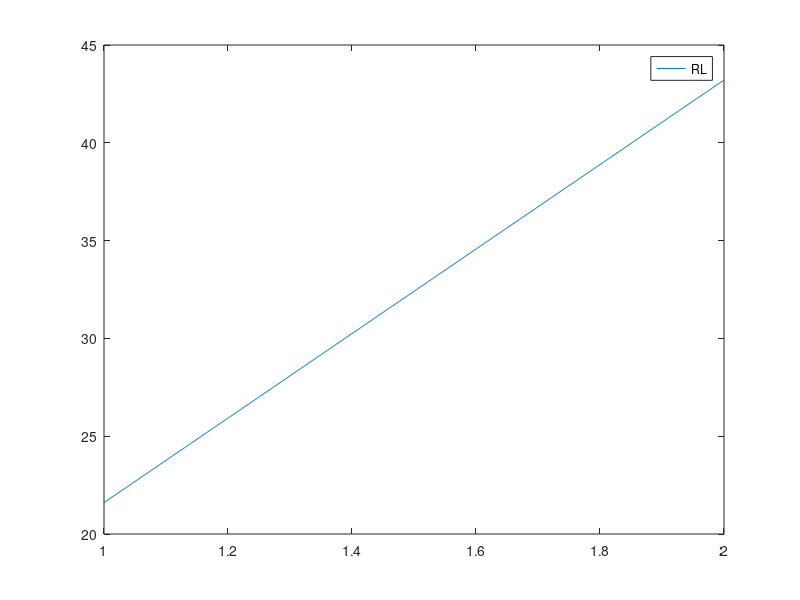

This figure's MATLAB source: (Note: this script raises an error after producing the figure.)
%%
% Look at engineering an ideal cell without restriction to existing parts
% This version is proposing an interleaved spot pattern in the ICOS cell
% sropt_e: Trying r1 > sqrt(srL/sin(phi))
mnc = 'sropt_e';
W = .4; % 4 mm beam diameter
C = 3000; % 30 m coherence length
L = 50; % 50 cm cell length
r_d = 0.08; % detector radius 1 mm, reduced for optimal fill
th_d = 14.9; % detector acceptance angle 15 degrees
sr = r_d*tand(th_d);
m = ceil(C/(4*L)-1/2);
phi = 2*pi/(2*m+1);
scales = 1:0.001:2;
z = zeros(length(scales),1);
Res = ...
  struct('r1',z,'r2',z,'R1',z,'R2',z,'RR1',z,'RL',z,'D1',z,'Rr1',z);
%
for i = 1:length(scales)
  scale = scales(i);
  r1 = sqrt(sr*L/sin(phi))*scale; % actually r1 > sqrt(...)
  w1 = r1*sin(phi);
  s1 = sr/r1;
  w2 = s1*L;
  D1 = (r1+W)*2/2.54; % Diameter in inches
  h1 = sqrt(r1^2-w1^2);
  %%
  Rs2 = s1;
  Rw1 = W*.5;
  RL = Rw1/Rs2;
  %%
  w2 = s1*L;
  r2 = r1*w2/w1;
  h2 = h1*r2/r1;
  R1 = L*r1/(r1-h2);
  R2 = L*r2/(r2-h1);
  %%
  % Now I've got R1, R2, L, r1, RL (plus sr)
  % Also w1 and Rw1, s1, Rs2
  n = 2.4361;
  d1 = r1/R1;
  RR2 = -R1/n;
  Rd2 = -n*d1;
  Rr2 = r1;
  Rh1 = Rr2*(RR2-RL)/RR2;
  Rr1 = sqrt(Rw1^2+Rh1^2);
  Rh2 = Rh1*Rr2/Rr1;
  RR1 = Rr1*RL/(Rr1-Rh2);
  Res.r1(i) = r1;
  Res.r2(i) = r2;
  Res.R1(i) = R1;
  Res.R2(i) = R2;
  Res.RR1(i) = RR1;
  Res.RL(i) = RL;
  Res.Rr1(i) = Rr1;
end
plot(scales,Res.R1,'.-',scales,Res.R2,'.-');
legend('R1','R2'); shg
%%
plot(scales,Res.r1,scales,Res.r2); legend('r1','r2');
%%
plot(scales,Res.RR1); legend('RR1'); shg;
%%
plot(scales,Res.RL); legend('RL'); shg;
%%
% or R1, R2, RR1, L, Rw1
IS = ICOS_search('mnc', mnc, 'R1', R1, 'R2', R2, 'RR1', RR1, ...
  'L', L, 'Rw1', Rw1, 'RD1_margin', 5);
IS.search_ICOS_RIM;
%%
IS.search_focus2('select',1,'focus_visible',2,'max_lenses',2);
openvar('IS');
%%
IS.analyze;
%%
P = render_model(IS.res2(1));
PM = ICOS_Model6(P);
% clear P;
% P.R1 = R1;
% P.R2 = R2;
% P.RR1 = RR1;
% P.L = L;
% P.Rw1 = Rw1;
% res = exparam(P);
%%
mnc = strrep(IS.ISopt.mnc,'_','\_');

for i=1:5
  render_model(IS.res2(i),'view',[0 0],'ICOS_passes_per_injection',31,'max_rays',20000);
  title(sprintf('%s: Nres2: %d', mnc, IS.res2(i).Nres2));
end
%%
% Want Nres2 == 10 here
render_model(IS.res2(10), 'max_rays', 20000, 'ICOS_passes_per_injection', 50);


